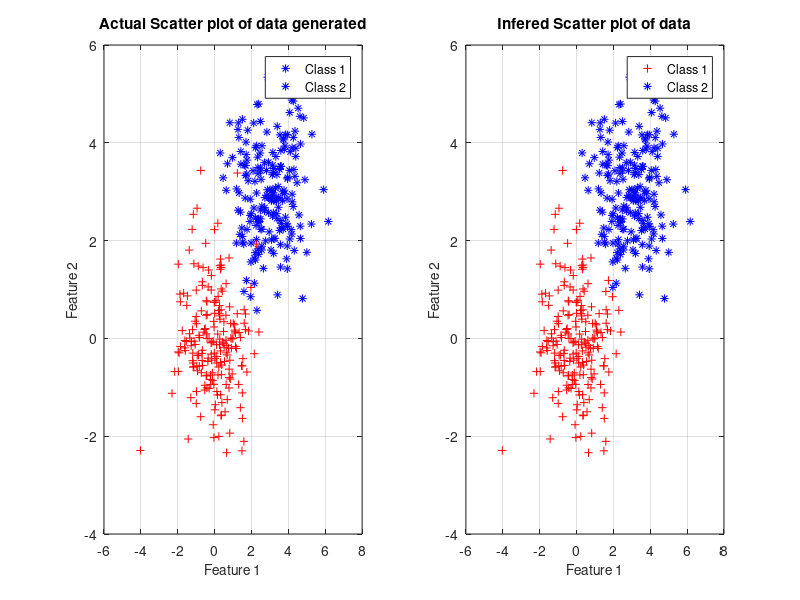
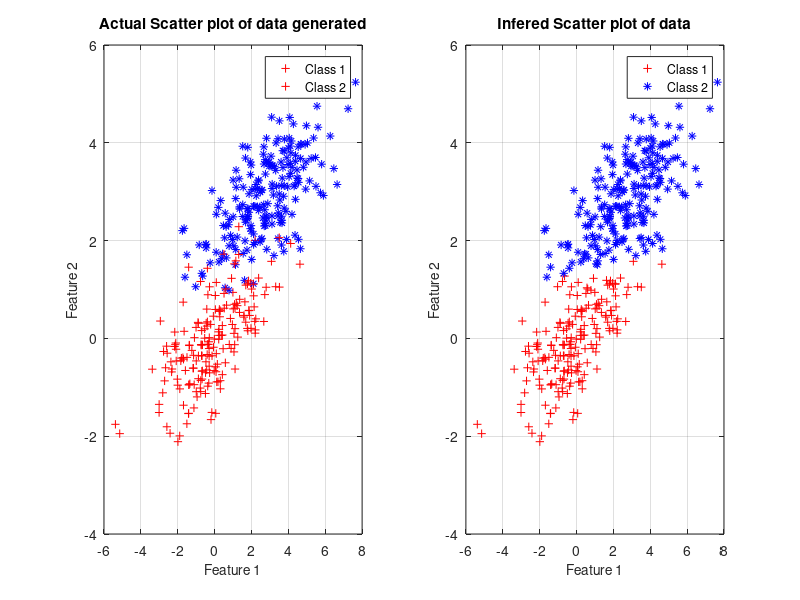
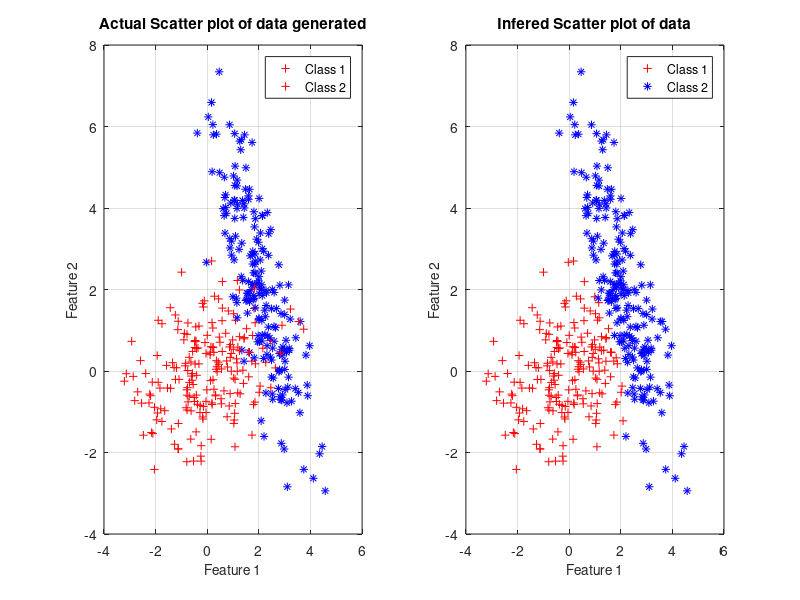
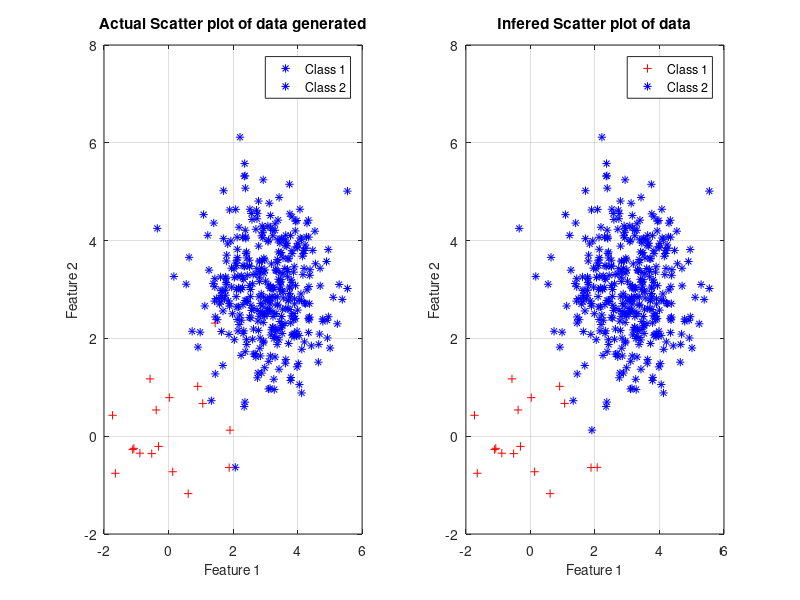

These figures' MATLAB source, in order:
%{
Homework 2 Intro to ML and Pattern Recognition
EECE 5644 Fall 2019
Question 2
Part 1
Number of samples = 400; class means [0,0]' and [3,3]' ; 
class covariance matrices both set to I; equal class priors.
%}
clear all
close all
P1=0.5;
P2=0.5;
cov1=[1 0;0 1];
cov2=[1 0;0 1];
mu1=[0;0];
mu2=[3;3];
I=[1,0;0,1];
mu=[0;0];
[A1,num1] = cholcov(cov1);
[A2,num2] = cholcov(cov2);
for i=1:400
    a=0;
    b=1;
    r=(b-a).*rand(1,1)+a;
    if r< P1
        G=mvnrnd(mu,I);
        G=G';
        x(:,i)= A1*G + mu1;
        label(i)=1;
    else 
        G=mvnrnd(mu,I);
        G=G';
        x(:,i)= A2*G + mu2;
        label(i)=2;
    end
end
label=label';
x=x';
figure(1);
subplot(1,2,1);
for i=1:400
    if label(i)==1
        plot(x(i,1),x(i,2),'r+');
        hold on
    else
        plot(x(i,1),x(i,2),'b*');
        hold on;
    end
end
title('Actual Scatter plot of data generated');
ylabel('Feature 2','FontSize',10);
xlabel('Feature 1','FontSize',10);
legend('Class 1','Class 2');
grid on
hold off
%{
Now we take the samples in x and predict their class using MAP
Classification rule. We use the concept of dichotomizer.
%}
c=1;
d=1;
for i=1:400
    e=x(i,:);
    a= mvnpdf(e',mu1,cov1);
    b= mvnpdf(e',mu2,cov2);
    g= log(a/b)+log(P1/P2);     % g is the discriminant function
    if g>0
        q1(c,:)=x(i,:);         %q1 contains elements classified as class 1
        c=c+1;
        h(i)=1;                 %h contains the infered labels
    else
        q2(d,:)=x(i,:);         %q2 contains elements classified as class 2
        d=d+1;
        h(i)=2;
    end
end
subplot(1,2,2);
plot(q1(:,1),q1(:,2),'r+');
hold on
plot(q2(:,1),q2(:,2),'b*');
title('Infered Scatter plot of data');
ylabel('Feature 2','FontSize',10);
xlabel('Feature 1','FontSize',10);
legend('Class 1','Class 2');
grid on;
hold off
q=[q1;q2];
z=eq(x,q);
r=0;
h=h';
z=eq(label,h);
for i=1:400
    if z(i)==0
        r=r+1;
    end
end
number_of_errors_part1=r
probability_of_error_part1=(r/400)
%End of part 1
clear all
%{
Homework 2 Intro to ML and Pattern Recognition
EECE 5644 Fall 2019
Question 2
Part 2
All parameters same as (1), 
but both covariance matrices changed to [3 1;1 0.8].
%}
P1=0.5;
P2=0.5;
cov1=[3 1;1 0.8];
cov2=[3 1;1 0.8];
mu1=[0;0];
mu2=[3;3];
j=1;
k=1;
for i=1:400
    a=0;
    b=1;
    r=(b-a).*rand(1,1)+a;
    if r< P1
       x(:,i)= mvnrnd(mu1,cov1,1);
       label(i)=1;
    else 
        x(:,i)= mvnrnd(mu2,cov2,1);
        label(i)=2;
    end
end
label=label';
x=x';
figure(2);
subplot(1,2,1);
for i=1:400
    if label(i)==1
        plot(x(i,1),x(i,2),'r+');
        hold on
    else
        plot(x(i,1),x(i,2),'b*');
        hold on;
    end
end
title('Actual Scatter plot of data generated');
ylabel('Feature 2','FontSize',10);
xlabel('Feature 1','FontSize',10);
legend('Class 1','Class 2');
grid on
hold off
%{
Now we take the samples in x and predict their class using MAP
Classification rule. We use the concept of dichotomizer.
%}
c=1;
d=1;
for i=1:400
    e=x(i,:);
    a= mvnpdf(e',mu1,cov1);
    b= mvnpdf(e',mu2,cov2);
    g= log(a/b)+log(P1/P2);     % g is the discriminant function
    if g>0
        q1(c,:)=x(i,:);         %q1 contains elements classified as class 1
        c=c+1;
        h(i)=1;                 %h contains the infered labels
    else
        q2(d,:)=x(i,:);         %q2 contains elements classified as class 2
        d=d+1;
        h(i)=2;
    end
end
subplot(1,2,2);
plot(q1(:,1),q1(:,2),'r+');
hold on
plot(q2(:,1),q2(:,2),'b*');
title('Infered Scatter plot of data');
ylabel('Feature 2','FontSize',10);
xlabel('Feature 1','FontSize',10);
legend('Class 1','Class 2');
grid on;
hold off
q=[q1;q2];
z=eq(x,q);
r=0;
h=h';
z=eq(label,h);
for i=1:400
    if z(i)==0
        r=r+1;
    end
end
number_of_errors_part2=r
probability_of_error_part2=(r/400)
%End of part 2
clear all
%{
Homework 2 Intro to ML and Pattern Recognition
EECE 5644 Fall 2019
Question 2
Part 3
Number of samples = 400;
 class means [0,0]' and [2,2]' ;
 class covariance matrices [2 0.5;0.5 1]
and [2 -1.9;-1.9 5]; equal class priors.

%}
P1=0.5;
P2=0.5;
cov1=[2 0.5;0.5 1];
cov2=[1 -1.9;-1.9 5];
mu1=[0;0];
mu2=[2;2];
for i=1:400
    a=0;
    b=1;
    r=(b-a).*rand(1,1)+a;
    if r< P1
       x(:,i)= mvnrnd(mu1,cov1,1);
       label(i)=1;
    else 
        x(:,i)= mvnrnd(mu2,cov2,1);
        label(i)=2;
    end
end
label=label';
x=x';
figure(3);
subplot(1,2,1);
for i=1:400
    if label(i)==1
        plot(x(i,1),x(i,2),'r+');
        hold on
    else
        plot(x(i,1),x(i,2),'b*');
        hold on;
    end
end
title('Actual Scatter plot of data generated');
ylabel('Feature 2','FontSize',10);
xlabel('Feature 1','FontSize',10);
legend('Class 1','Class 2');
grid on
hold off
%{
Now we take the samples in x and predict their class using MAP
Classification rule. We use the concept of dichotomizer.
%}
c=1;
d=1;
for i=1:400
    e=x(i,:);
    a= mvnpdf(e',mu1,cov1);
    b= mvnpdf(e',mu2,cov2);
    g= log(a/b)+log(P1/P2);     % g is the discriminant function
    if g>0
        q1(c,:)=x(i,:);         %q1 contains elements classified as class 1
        c=c+1;
        h(i)=1;                 %h contains the infered labels
    else
        q2(d,:)=x(i,:);         %q2 contains elements classified as class 2
        d=d+1;
        h(i)=2;
    end
end
subplot(1,2,2);
plot(q1(:,1),q1(:,2),'r+');
hold on
plot(q2(:,1),q2(:,2),'b*');
title('Infered Scatter plot of data');
ylabel('Feature 2','FontSize',10);
xlabel('Feature 1','FontSize',10);
legend('Class 1','Class 2');
grid on;
hold off
q=[q1;q2];
z=eq(x,q);
r=0;
h=h';
z=eq(label,h);
for i=1:400
    if z(i)==0
        r=r+1;
    end
end
number_of_errors_part3=r
probability_of_error_part3=(r/400)
%End of part 3
clear all
%{
Homework 2 Intro to ML and Pattern Recognition
EECE 5644 Fall 2019
Question 2
Part 4
Same (1), but prior for class priors are 0:05 and 0:95.

%}
P1=0.05;
P2=0.95;
cov1=[1 0;0 1];
cov2=[1 0;0 1];
mu1=[0;0];
mu2=[3;3];
for i=1:400
    a=0;
    b=1;
    r=(b-a).*rand(1,1)+a;
    if r< P1
       x(:,i)= mvnrnd(mu1,cov1,1);
       label(i)=1;
    else 
        x(:,i)= mvnrnd(mu2,cov2,1);
        label(i)=2;
    end
end
label=label';
x=x';
figure(4);
subplot(1,2,1);
for i=1:400
    if label(i)==1
        plot(x(i,1),x(i,2),'r+');
        hold on
    else
        plot(x(i,1),x(i,2),'b*');
        hold on;
    end
end
title('Actual Scatter plot of data generated');
ylabel('Feature 2','FontSize',10);
xlabel('Feature 1','FontSize',10);
legend('Class 1','Class 2');
grid on
hold off
%{
Now we take the samples in x and predict their class using MAP
Classification rule. We use the concept of dichotomizer.
%}
c=1;
d=1;
for i=1:400
    e=x(i,:);
    a= mvnpdf(e',mu1,cov1);
    b= mvnpdf(e',mu2,cov2);
    g= log(a/b)+log(P1/P2);     % g is the discriminant function
    if g>0
        q1(c,:)=x(i,:);         %q1 contains elements classified as class 1
        c=c+1;
        h(i)=1;                 %h contains the infered labels
    else
        q2(d,:)=x(i,:);         %q2 contains elements classified as class 2
        d=d+1;
        h(i)=2;
    end
end
subplot(1,2,2);
plot(q1(:,1),q1(:,2),'r+');
hold on
plot(q2(:,1),q2(:,2),'b*');
title('Infered Scatter plot of data');
ylabel('Feature 2','FontSize',10);
xlabel('Feature 1','FontSize',10);
legend('Class 1','Class 2');
grid on;
hold off
q=[q1;q2];
z=eq(x,q);
r=0;
h=h';
z=eq(label,h);
for i=1:400
    if z(i)==0
        r=r+1;
    end
end
number_of_errors_part4=r
probability_of_error_part4=(r/400)
%End of part 4
clear all
%{
Homework 2 Intro to ML and Pattern Recognition
EECE 5644 Fall 2019
Question 2
Part 5
Same (2), but prior for class priors are 0:05 and 0:95.
%}
P1=0.05;
P2=0.95;
cov1=[3 1;1 0.8];
cov2=[3 1;1 0.8];
mu1=[0;0];
mu2=[3;3];
for i=1:400
    a=0;
    b=1;
    r=(b-a).*rand(1,1)+a;
    if r< P1
       x(:,i)= mvnrnd(mu1,cov1,1);
       label(i)=1;
    else 
        x(:,i)= mvnrnd(mu2,cov2,1);
        label(i)=2;
    end
end
label=label';
x=x';
figure(5);
subplot(1,2,1);
for i=1:400
    if label(i)==1
        plot(x(i,1),x(i,2),'r+');
        hold on
    else
        plot(x(i,1),x(i,2),'b*');
        hold on;
    end
end
title('Actual Scatter plot of data generated');
ylabel('Feature 2','FontSize',10);
xlabel('Feature 1','FontSize',10);
legend('Class 1','Class 2');
grid on
hold off
%{
Now we take the samples in x and predict their class using MAP
Classification rule. We use the concept of dichotomizer.
%}
c=1;
d=1;
for i=1:400
    e=x(i,:);
    a= mvnpdf(e',mu1,cov1);
    b= mvnpdf(e',mu2,cov2);
    g= log(a/b)+log(P1/P2);     % g is the discriminant function
    if g>0
        q1(c,:)=x(i,:);         %q1 contains elements classified as class 1
        c=c+1;
        h(i)=1;                 %h contains the infered labels
    else
        q2(d,:)=x(i,:);         %q2 contains elements classified as class 2
        d=d+1;
        h(i)=2;
    end
end
subplot(1,2,2);
plot(q1(:,1),q1(:,2),'r+');
hold on
plot(q2(:,1),q2(:,2),'b*');
title('Infered Scatter plot of data');
ylabel('Feature 2','FontSize',10);
xlabel('Feature 1','FontSize',10);
legend('Class 1','Class 2');
grid on;
hold off
q=[q1;q2];
z=eq(x,q);
r=0;
h=h';
z=eq(label,h);
for i=1:400
    if z(i)==0
        r=r+1;
    end
end
number_of_errors_part5=r
probability_of_error_part5=(r/400)
%End of part 5
clear all
%{
Homework 2 Intro to ML and Pattern Recognition
EECE 5644 Fall 2019
Question 2
Part 6
Same (3), but prior for class priors are 0:05 and 0:95.

%}
P1=0.05;
P2=0.95;
cov1=[2 0.5;0.5 1];
cov2=[1 -1.9;-1.9 5];
mu1=[0;0];
mu2=[2;2];
for i=1:400
    a=0;
    b=1;
    r=(b-a).*rand(1,1)+a;
    if r< P1
       x(:,i)= mvnrnd(mu1,cov1,1);
       label(i)=1;
    else 
        x(:,i)= mvnrnd(mu2,cov2,1);
        label(i)=2;
    end
end
label=label';
x=x';
figure(6);
subplot(1,2,1);
for i=1:400
    if label(i)==1
        plot(x(i,1),x(i,2),'r+');
        hold on
    else
        plot(x(i,1),x(i,2),'b*');
        hold on;
    end
end
title('Actual Scatter plot of data generated');
ylabel('Feature 2','FontSize',10);
xlabel('Feature 1','FontSize',10);
legend('Class 1','Class 2');
grid on
hold off
%{
Now we take the samples in x and predict their class using MAP
Classification rule. We use the concept of dichotomizer.
%}
c=1;
d=1;
for i=1:400
    e=x(i,:);
    a= mvnpdf(e',mu1,cov1);
    b= mvnpdf(e',mu2,cov2);
    g= log(a/b)+log(P1/P2);     % g is the discriminant function
    if g>0
        q1(c,:)=x(i,:);         %q1 contains elements classified as class 1
        c=c+1;
        h(i)=1;                 %h contains the infered labels
    else
        q2(d,:)=x(i,:);         %q2 contains elements classified as class 2
        d=d+1;
        h(i)=2;
    end
end
subplot(1,2,2);
plot(q1(:,1),q1(:,2),'r+');
hold on
plot(q2(:,1),q2(:,2),'b*');
title('Infered Scatter plot of data');
ylabel('Feature 2','FontSize',10);
xlabel('Feature 1','FontSize',10);
legend('Class 1','Class 2');
grid on;
hold off
q=[q1;q2];
z=eq(x,q);
r=0;
h=h';
z=eq(label,h);
for i=1:400
    if z(i)==0
        r=r+1;
    end
end
number_of_errors_part6=r
probability_of_error_part6=(r/400);
%End of part 6
